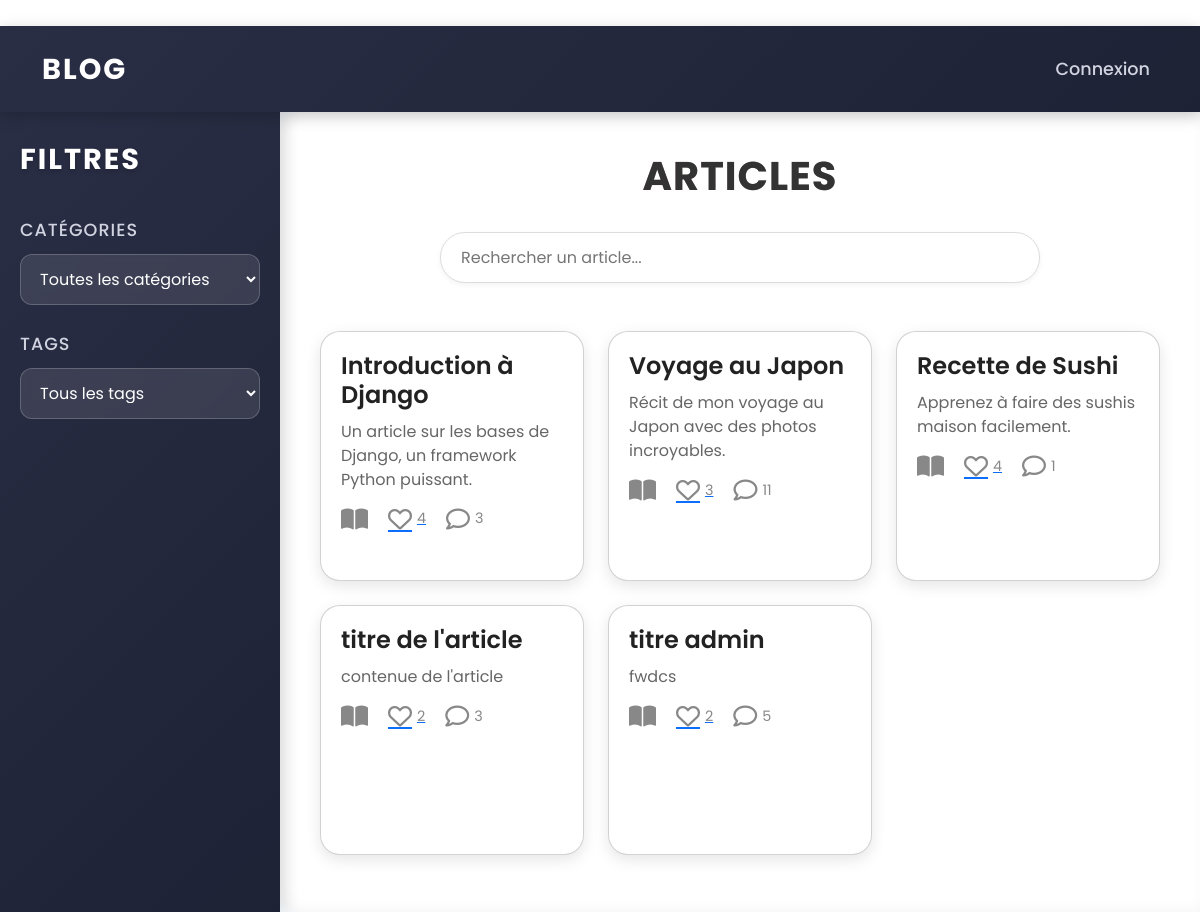
The app's page /, older data.
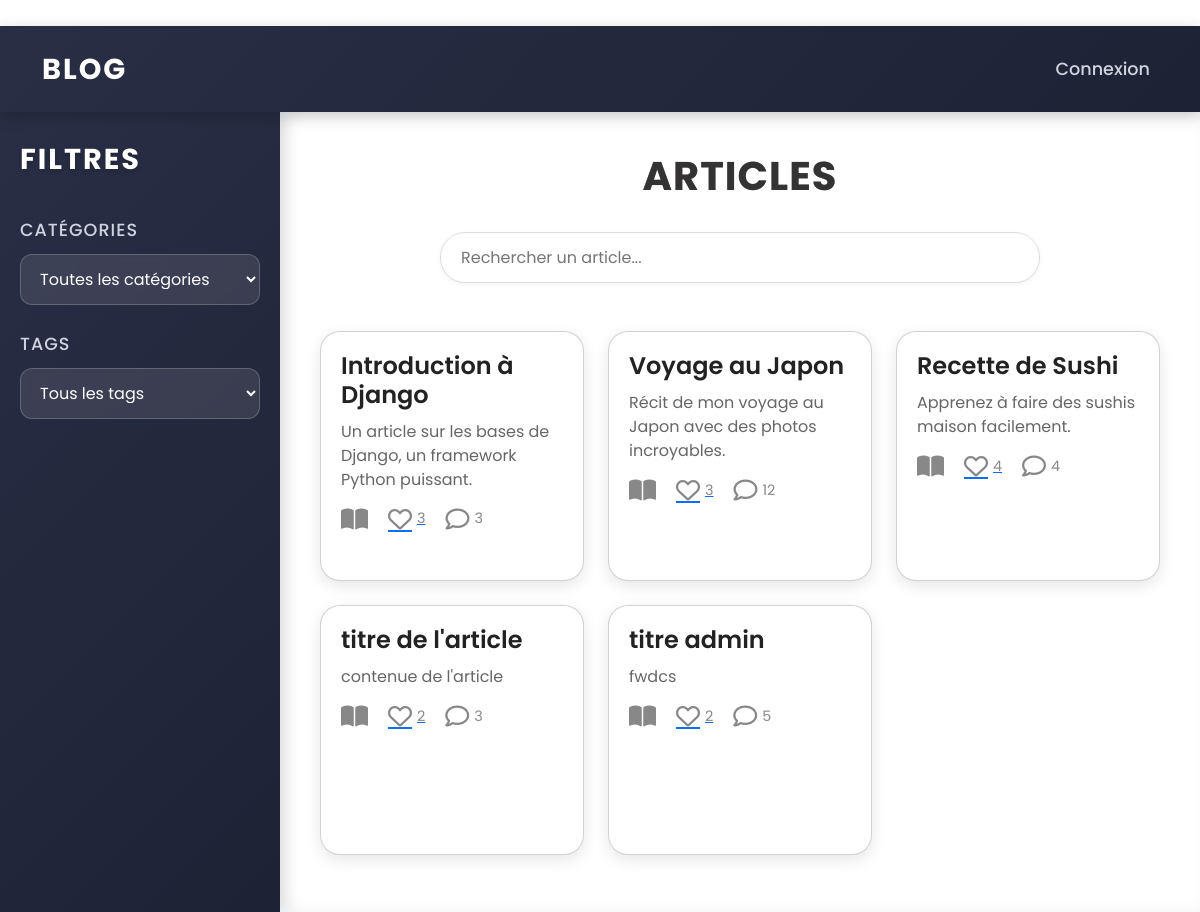
The same page, newer data.
### blog/models.py (models this page shows, shortened)
class Article(models.Model):
    title = models.CharField(max_length=200)
    content = models.TextField()
    author = models.ForeignKey(User, on_delete=models.CASCADE)
    category = models.ForeignKey(Category, on_delete=models.SET_NULL, null=True)
    tags = models.ManyToManyField(Tag)
    created_at = models.DateTimeField(auto_now_add=True)
    updated_at = models.DateTimeField(auto_now=True)
    views = models.PositiveIntegerField(default=0)
    likes = models.ManyToManyField(User, related_name='liked_articles', blank=True)

### blog/views.py (the view, shortened to what this page needs)
# urls.py: path('', views.home, name='home'),
def home(request):
    articles = Article.objects.all()
    categories = Category.objects.all()
    tags = Tag.objects.all()
    query = request.GET.get('q', '')
    category_filter = request.GET.get('category', '')
    tag_filter = request.GET.get('tag', '')
    if query:
        articles = articles.filter(title__icontains=query)
    if category_filter:
        articles = articles.filter(category__name=category_filter)
    if tag_filter:
        articles = articles.filter(tags__name=tag_filter)
    unread_notifications = 0
    if request.user.is_authenticated:
        unread_notifications = Notification.objects.filter(user=request.user, is_read=False).count()
    return render(request, 'blog/home.html', {
        'articles': articles,
        'categories': categories,
        'tags': tags,
        'category_filter': category_filter,
        'tag_filter': tag_filter,
        'unread_notifications': unread_notifications,
    })

### blog/templates/blog/home.html (shortened to what the changed rows need)
﻿{% extends 'blog/base.html' %}
{% block content %}
    <div class="container-fluid modern-layout">
        <aside class="sidebar">
            <div class="sidebar-header">
                <h2 class="sidebar-title">Filtres</h2>
            </div>
        </aside>
        <main class="main-content">
            <h1 class="page-title">Articles</h1>
            <div class="row g-4" id="article-list">
                {% for article in articles %}
                    <div class="col-md-4">
                        <div class="card article-card">
                            <div class="card-content">
                                <h5 class="card-title">{{ article.title }}</h5>
                                <p class="card-text">{{ article.content|truncatewords:20 }}</p>
                                <div class="action-bar">
                                    <label class="action-icon read-icon">
                                        <span class="icon-wrapper">
                                            <i class="fas fa-book-open unchecked"></i>
                                        </span>
                                    </label>
                                    {% if user.is_authenticated %}
                                        <label class="action-icon like-icon">
                                            <input type="checkbox" class="like-check" data-article-id="{{ article.id }}"
                                                {% if user in article.likes.all %}checked{% endif %}>
                                            <span class="icon-wrapper">
                                                <i class="far fa-heart unchecked"></i>
                                                <i class="fas fa-heart checked"></i>
                                                <span class="ripple"></span>
                                                <span class="like-count">{{ article.likes.count }}</span>
                                            </span>
                                        </label>
                                    {% else %}
                                        <a href="{% url 'login' %}?next={% url 'like_article' article.id %}" class="action-icon like-icon static">
                                            <span class="icon-wrapper">
                                                <i class="far fa-heart"></i>
                                                <span class="like-count">{{ article.likes.count }}</span>
                                            </span>
                                        </a>
                                    {% endif %}
                                    <label class="action-icon comment-icon">
                                        <span class="icon-wrapper">
                                            <i class="far fa-comment unchecked"></i>
                                            <span class="comment-count">{{ article.comments.count }}</span>
                                        </span>
                                    </label>
                                </div>
                            </div>
                        </div>
                    </div>
                {% empty %}
                    <p class="no-content">Aucun article trouvé.</p>
                {% endfor %}
            </div>
        </main>
    </div>
{% endblock %}

Row changes from the older to the newer data that the page shows:
changed Article "Introduction à Django": likes.count "4" → "3"
changed Article "Voyage au Japon": comments.count "11" → "12"
changed Article "Recette de Sushi": comments.count "1" → "4"
